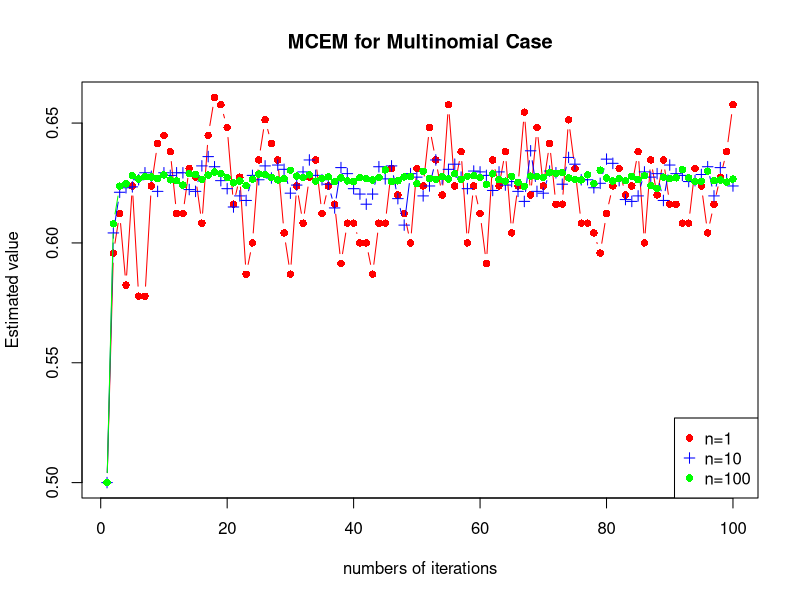
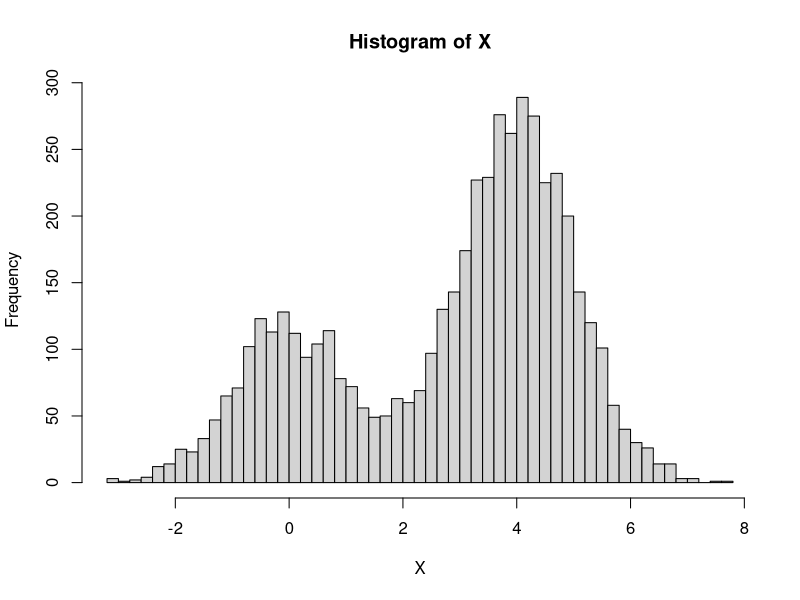
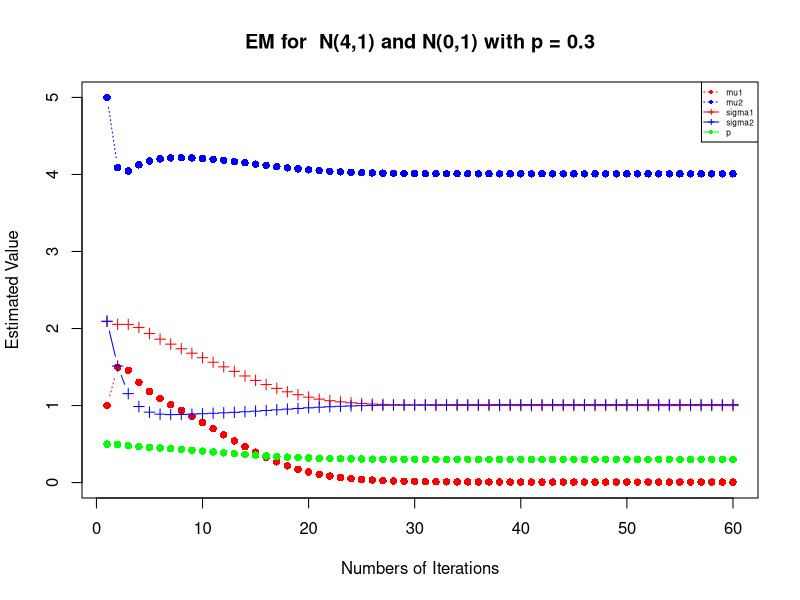

Source code (R) for these figures, in order:
##################################################################################
#Newton-Rapson
firstderiv=function(theta){(125/4)/(0.5+0.25*theta)-38/(1-theta)+34/theta}
secondderiv = function(theta){-125/(2+theta)^2-38/(1-theta)^2-34/theta^2}

newtonway = function(){
	options(digits=16)
	iteration = numeric(10)
	pi0 = 0.5
	i = 1
	iteration[1] = 0.5
	while (i<=10){
		iteration[i+1] = pi0-firstderiv(pi0)/secondderiv(pi0)
		pi0 = iteration[i+1]
		i = i +1
	}
	return(iteration)	 
}
##################################################################################

#EM 

#y1=125, y2=18,y3=20,y4=34
emmulti = function(tol=1e-8){
	iteration1 = numeric(100)
	iteration10 = numeric(100)
	iteration100 = numeric(100)
	theta1 = 0.5
	theta10 = 0.5
	theta100 = 0.5
	iteration1[1] = theta1;iteration10[1] = theta10;iteration100[1] = theta100
	i=1
	while(i<=100){
		#x1 = 125*((theta0/4)/(0.5+theta0/4))  #e-step
		
		x1_1 = rbinom(1,125,(theta1/4)/(0.5+theta1/4))
		x1_10 = mean(rbinom(10,125,(theta10/4)/(0.5+theta10/4)))
		x1_100  =mean(rbinom(100,125,(theta100/4)/(0.5+theta100/4)))
		
		theta1 = (x1_1+34)/(x1_1+34+38) #m-step
		theta10 = (x1_10+34)/(x1_10+34+38)
		theta100 = (x1_100+34)/(x1_100+34+38)
		
		iteration1[i+1] = theta1
		iteration10[i+1] = theta10
		iteration100[i+1] = theta100

		i=i+1
	}	
	return(list('iteration1'=iteration1,'iteration10'=iteration10,'iteration100'=iteration100))
}
process1  = emmulti()
plot(1:100,process1$iteration1[1:100],type='b',pch=16,col='red',xlab='numbers of iterations',ylab='Estimated value',main='MCEM for Multinomial Case')
points(1:100,process1$iteration10[1:100],type='b',pch=3,col='blue')
points(1:100,process1$iteration100[1:100],type='b',pch=16,col='green')
legend('bottomright',legend=c('n=1','n=10','n=100'),col=c('red','blue','green'),pch=c(16,3,16))






#EM+GMM

### two component EM 
### pN(0,1)+(1-p)N(4,1)
EM_TwoMixtureNormal = function(p, mu1, mu2, sd1, sd2, X, maxiter=1000, tol=1e-10){
diff=1
iter=1
mu11 = numeric(100)
mu22 = numeric(100)
sigma11 = numeric(100)
sigma22 = numeric(100)
ppp = numeric(100)
mu11[1] = mu1
mu22[1] = mu2
sigma11[1] = sd1
sigma22[1] = sd2
ppp[1] = p
while (diff>tol & iter<maxiter) {
    ## E-step: compute omega:
    	d1=dnorm(X, mean=mu1, sd=sd1)
    	d2=dnorm(X, mean=mu2, sd=sd2)
    	omega=d1*p/(d1*p+d2*(1-p))  
    	#responsibility
    	# compute density in two groups
## M-step: update p, mu and sd
	p.new=mean(omega)
	mu1.new=sum(X*omega) / sum(omega)
	mu2.new=sum(X*(1-omega)) / sum(1-omega)
	resid1=X-mu1
	resid2=X-mu2
	sd1.new=sqrt(sum(resid1^2*omega) / sum(omega))
	sd2.new=sqrt(sum(resid2^2*(1-omega)) / sum(1-omega))
	## calculate diff to check convergence
	diff=sqrt(sum((mu1.new-mu1)^2+(mu2.new-mu2)^2+(sd1.new-sd1)^2+(sd2.new-sd2)^2))
	p=p.new;
	mu1=mu1.new;
	mu2=mu2.new;
	sd1=sd1.new;
	sd2=sd2.new;
	iter=iter+1
	mu11[iter] = mu1
	mu22[iter] = mu2
	sigma11[iter] = sd1
	sigma22[iter] = sd2
	ppp[iter] = p
	;
	cat("Iter", iter, ": mu1=", mu1.new, ", mu2=",mu2.new, ", sd1=", sd1.new,", sd2=",sd2.new, ", p=", p.new, ", diff=", diff, "\n")
	}
	return(list(mu11 = mu11,mu22=mu22,sigma11=sigma11,sigma22=sigma22,probility=ppp))
}

## simulation
p0=0.3;
n=5000;
X1=rnorm(n*p0);             # n*p0 indiviudals from N(0,1)
X2=rnorm(n*(1-p0), mean=4)  # n*(1-p0) individuals from N(4,1)
X=c(X1,X2)                  # observed data
hist(X, 50) 
## initial values for EM
p=0.5
mu1=1
mu2=5
sd1=sd2=sd(X)
c(p, mu1, mu2, sd1, sd2)
#0.5000000 -0.3903964  5.0651073  2.0738555  2.0738555
EM_TwoMixtureNormal(p, mu1, mu2, sd1, sd2, X)

process1 = EM_TwoMixtureNormal(p, mu1, mu2, sd1, sd2, X)
plot(1:60,process1$mu11[1:60],type='b',lty=3,pch=16,col='red',ylim=c(0,5),xlab='Numbers of Iterations',ylab='Estimated Value',main='EM for  N(4,1) and N(0,1) with p = 0.3')
points(1:60,process1$mu22[1:60],type='b',lty=3,pch=16,col='blue')
points(1:60,process1$sigma11[1:60],type='b',lty=1,pch=3,col='red')
points(1:60,process1$sigma22[1:60],type='b',lty=1,pch=3,col='blue')
points(1:60,process1$probility[1:60],type='b',lty=5,pch=16,col='green')

legend('topright', legend=c('mu1','mu2','sigma1','sigma2','p'),col=c('red','blue','red','blue','green'),lty=c(3,3,1,1,5),pch=c(16,16,3,3,16),cex=0.5)







